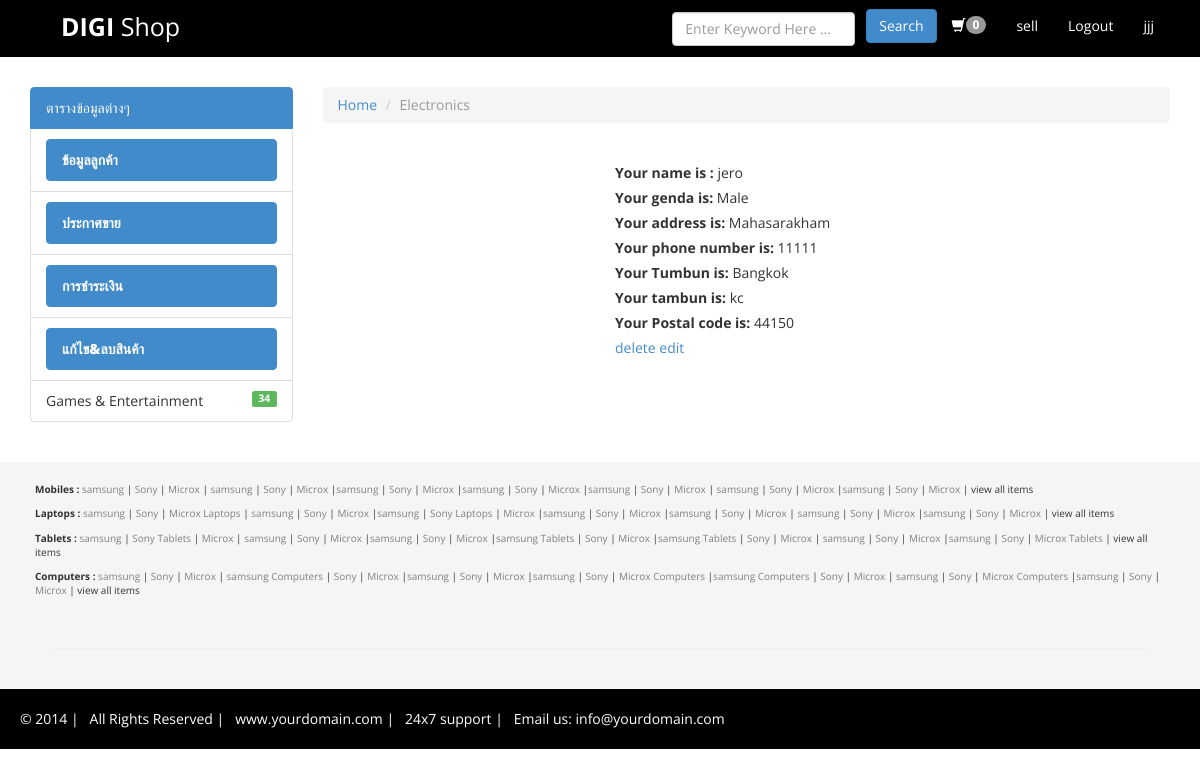
/custData.php (signed in), run on the app's committed database.
### tables this page shows
CREATE TABLE `memberrigester` (
  `ID` int(7) NOT NULL,
  `Name` varchar(50) NOT NULL,
  `genda` varchar(10) NOT NULL,
  `Address` varchar(200) NOT NULL,
  `Email` varchar(50) NOT NULL,
  `telephone` varchar(15) NOT NULL,
  `city` varchar(50) NOT NULL,
  `district` varchar(50) NOT NULL,
  `poststation` varchar(30) NOT NULL,
  `Username` varchar(15) NOT NULL,
  `password2` varchar(220) NOT NULL,
  `status` varchar(10) NOT NULL
);

### custData.php (the view, shortened to what this page needs)
<?php
include("tt1.php");
?>
<!DOCTYPE html>
<html lang="en">
<link href="assets/ItemSlider/css/main-style.css" rel="stylesheet" type="text/css">
<link href="assets/ItemSlider/css/demo.css" rel="stylesheet" type="text/css">
<head>
    <link href="bs-digishop-mini/assets/css/bootstrap.css" rel="stylesheet">
    <link href="bs-digishop-mini/assets/css/font-awesome.min.css" rel="stylesheet" />
    <link href="bs-digishop-mini/assets/ItemSlider/css/main-style.css" rel="stylesheet" />
    <link href="bs-digishop-mini/assets/css/style.css" rel="stylesheet" />
</head>
<body>
  <nav class="navbar navbar-default" role="navigation">
      <div class="container-fluid">
          <div class="navbar-header">
              <a class="navbar-brand" href="index.login.php"><strong>DIGI</strong> Shop</a>
          </div>
          <div class="collapse navbar-collapse" id="bs-example-navbar-collapse-1">
              <ul class="nav navbar-nav navbar-right">
                  <li><a href="view_order.php" id="nav-cart"><span id="nav-cart-number" class="badge pull-right">0</span>
          <span class="glyphicon glyphicon-shopping-cart"></span>
      </span></a></li>
                  <li><a href="sell.php">sell</a></li>
                  <li><a href="logout.php">Logout</a></li>
                  <li><a href="profile.php"><?php echo $_SESSION['Username']; ?></a></li>
              </ul>
              <form class="navbar-form navbar-right" role="search">
                  <div class="form-group">
                      <input type="text" placeholder="Enter Keyword Here ..." class="form-control">
                  </div>
                  <button type="submit" class="btn btn-primary">Search</button>
              </form>
          </div>
      </div>
  </nav>
    <div class="container">
        <div class="row">
            <div class="col-md-3">
                <div>
                  <a href="#" class="list-group-item active">ตารางข้อมูลต่างๆ
                  </a>
                  <ul class="list-group">
                      <li class="list-group-item">
                        <a href="custData.php" class="list-group-item active">ข้อมูลลูกค้า
                        </a>
                      </li>
                      <li class="list-group-item">
                        <a href="ff.php" class="list-group-item active">ประกาศขาย
                        </a>
                      <li class="list-group-item">
                       <a href="pay.php" class="list-group-item active">การชำระเงิน
                        </a>
                      </li>
                      <li class="list-group-item">
                        <a href="product_Edit_delete.php" class="list-group-item active">แก้ไข&ลบสินค้า
                         </a>
                      </li>
                      <li class="list-group-item">Games & Entertainment
                           <span class="label label-success pull-right">34</span>
                      </li>
                  </ul>
                </div>
            </div>
            <div class="col-md-9">
                <div>
                    <ol class="breadcrumb">
                        <li><a href="#">Home</a></li>
                        <li class="active">Electronics</li>
                    </ol>
                </div>
                <div class="col-md-12">
                  <div class="col-md-12">
                    <div class="col-lg-4">
                    </div>
                    <div class="col-lg-4">
                      <div class="row">
                        <?php
                      $sql="SELECT * FROM memberrigester where ID='".$_SESSION['m_id']."'";
                        $result=mysqli_query($link,$sql);
                        while($row=mysqli_fetch_array($result)){
                          ?>
                        <div class=" panel-primary">
                          <label for="">Your name is : </label>
                          <?=$row['Name'];?>
                        </div>
                        <div class="">
                          <label for="">Your genda is:</label>
                          <?=$row['genda'];?>
                        </div>
                        <div class=""> <label for=""> Your address is: </label>
                          <?=$row['Address'];?>
                        </div>
                        <div class=""><label for=""> Your phone number is: </label>
                          <?=$row['telephone'];?>
                        </div>
                        <div class=""><label for=""> Your Tumbun is: </label>
                            <?=$row['city'];?>
                        </div>
                        <div class=""><label for=""> Your tambun is: </label>
                        <?=$row['district'];?>
                        </div>
                        <div class=""><label for=""> Your Postal code is: </label>
                            <?=$row['poststation'];?>
                        </div>
                        <div class="">
                          <td> <a href="delete.php?code=<?=$row['id']?>">delete</a></td>
                          <td><a href="edit.php?code=<?=$row['id']?>">edit</a></td>
                        </div>
                      <?php } ?>
                      </div>
                    </div>
                </div>
                <div class="row">
                </div>
            </div>
        </div>
    </div>
        </div>
    <div class="col-md-12 footer-box">
        <div class="row small-box ">
            <strong>Mobiles :</strong> <a href="#">samsung</a> |  <a href="#">Sony</a> | <a href="#">Microx</a> |
            <a href="#">samsung</a> |  <a href="#">Sony</a> | <a href="#">Microx</a> |<a href="#">samsung</a> |
              <a href="#">Sony</a> | <a href="#">Microx</a> |<a href="#">samsung</a> |  <a href="#">Sony</a> |
            <a href="#">Microx</a> |<a href="#">samsung</a> |  <a href="#">Sony</a> | <a href="#">Microx</a> |
            <a href="#">samsung</a> |  <a href="#">Sony</a> | <a href="#">Microx</a> |<a href="#">samsung</a> |
            <a href="#">Sony</a> | <a href="#">Microx</a> | view all items
        </div>
        <div class="row small-box ">
            <strong>Laptops :</strong> <a href="#">samsung</a> |  <a href="#">Sony</a> | <a href="#">Microx Laptops</a> |
            <a href="#">samsung</a> |  <a href="#">Sony</a> | <a href="#">Microx</a> |<a href="#">samsung</a> |
              <a href="#">Sony Laptops</a> | <a href="#">Microx</a> |<a href="#">samsung</a> |  <a href="#">Sony</a> |
            <a href="#">Microx</a> |<a href="#">samsung</a> |  <a href="#">Sony</a> | <a href="#">Microx</a> |
            <a href="#">samsung</a> |  <a href="#">Sony</a> | <a href="#">Microx</a> |<a href="#">samsung</a> |
            <a href="#">Sony</a> | <a href="#">Microx</a> | view all items
        </div>
        <div class="row small-box ">
            <strong>Tablets : </strong><a href="#">samsung</a> |  <a href="#">Sony Tablets</a> | <a href="#">Microx</a> |
            <a href="#">samsung </a>|  <a href="#">Sony</a> | <a href="#">Microx</a> |<a href="#">samsung</a> |
              <a href="#">Sony</a> | <a href="#">Microx</a> |<a href="#">samsung Tablets</a> |  <a href="#">Sony</a> |
            <a href="#">Microx</a> |<a href="#">samsung Tablets</a> |  <a href="#">Sony</a> | <a href="#">Microx</a> |
            <a href="#">samsung</a> |  <a href="#">Sony</a> | <a href="#">Microx</a> |<a href="#">samsung</a> |
            <a href="#">Sony</a> | <a href="#">Microx Tablets</a> | view all items
        </div>
        <div class="row small-box pad-botom ">
            <strong>Computers :</strong> <a href="#">samsung</a> |  <a href="#">Sony</a> | <a href="#">Microx</a> |
            <a href="#">samsung Computers</a> |  <a href="#">Sony</a> | <a href="#">Microx</a> |<a href="#">samsung</a> |
              <a href="#">Sony</a> | <a href="#">Microx</a> |<a href="#">samsung</a> |  <a href="#">Sony</a> |
            <a href="#">Microx Computers</a> |<a href="#">samsung Computers</a> |  <a href="#">Sony</a> | <a href="#">Microx</a> |
            <a href="#">samsung</a> |  <a href="#">Sony</a> | <a href="#">Microx Computers</a> |<a href="#">samsung</a> |
            <a href="#">Sony</a> | <a href="#">Microx</a> | view all items
        </div>
        <hr>
    </div>
    <div class="col-md-12 end-box ">
        &copy; 2014 | &nbsp; All Rights Reserved | &nbsp; www.yourdomain.com | &nbsp; 24x7 support | &nbsp; Email us: info@yourdomain.com
    </div>
</body>
</html>

### assets/ItemSlider/css/demo.css (style rules this page uses)
html { height: 100%; }
*, *:after, *:before { -webkit-box-sizing: border-box; -moz-box-sizing: border-box; box-sizing: border-box; padding: 0; margin: 0; }
body { font-family: 'Lato', Calibri, Arial, sans-serif; background: #fff; font-weight: 400; font-size: 15px; color: #333; overflow: scroll; overflow-x: hidden; }
a { color: #555; text-decoration: none; }
.container { width: 100%; position: relative; }

### assets/css/style.css (style rules this page uses)
.navbar-brand { font-size: 25px; padding: 15px 80px 15px 60px; }
.navbar-default .navbar-brand { color: #000000; }
.navbar-default { background-color: #000000; border-color: #000000; }
.navbar { border-radius: 0px; }
.navbar-default .navbar-nav > li > a { color: #FFF; }
.navbar-default .navbar-brand { color: #FFFFFF; }
.row { margin-bottom:10px; }
.btn { margin-bottom:5px; }
.list-group a { font-size:14px; font-weight:900; color:#808080; }
.footer-box { background-color:#F5F5F5; padding:20px 50px 20px 50px; }
.small-box { font-size:10px; }
.footer-box a { color:#808080; text-decoration:none; }
.pad-botom { padding-bottom:30px; }
.end-box { padding:20px; color:#fff; background-color:#000; font-size:14px; }

### data on the page
memberrigester: Name "jero", genda "Male", Address "Mahasarakham", telephone "11111", city "Bangkok", district "kc", poststation "44150"

### other printed values
$_SESSION['Username'] "jjj"
